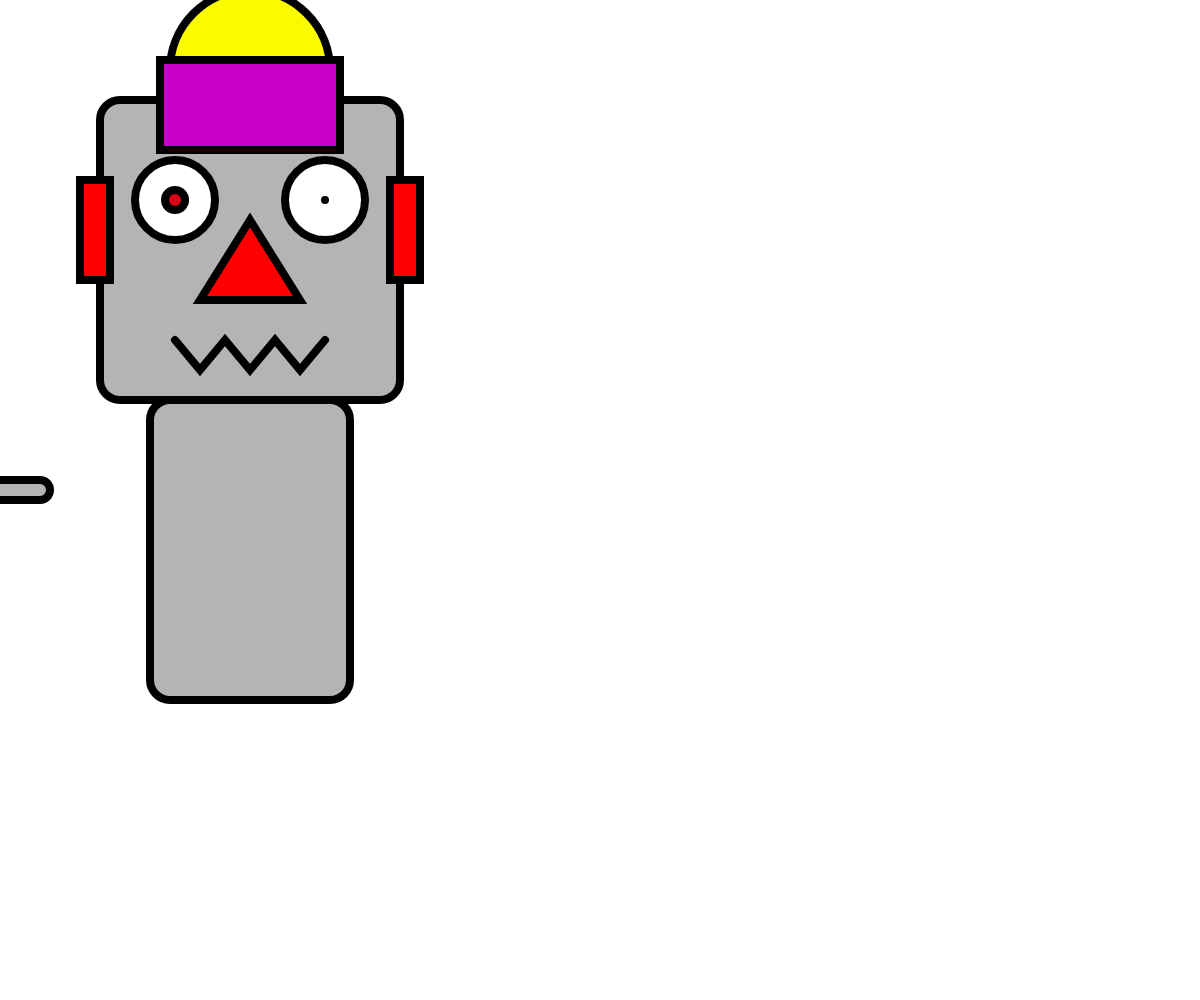
Frame 1 (no input)
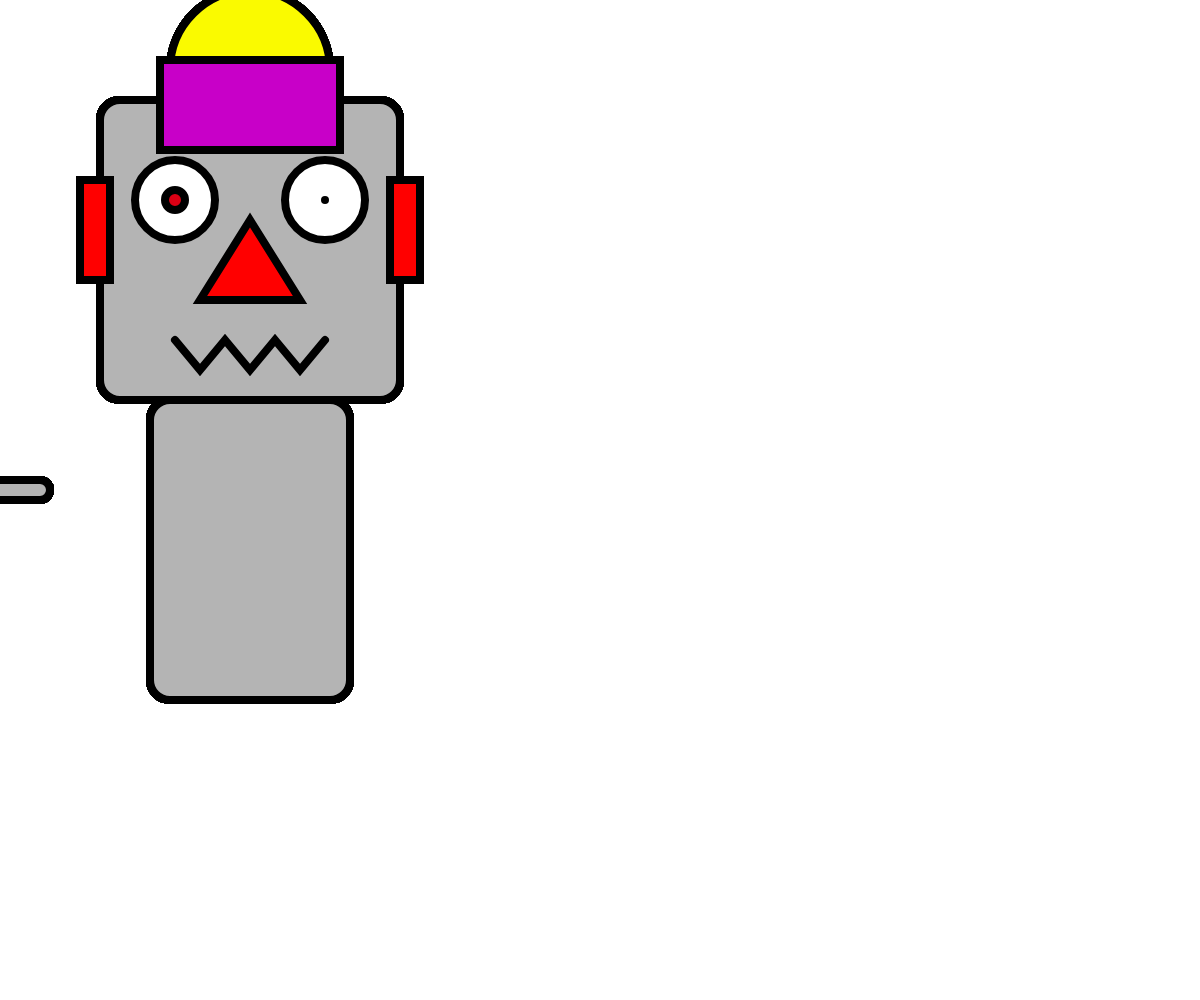
Frame 60 (no input)
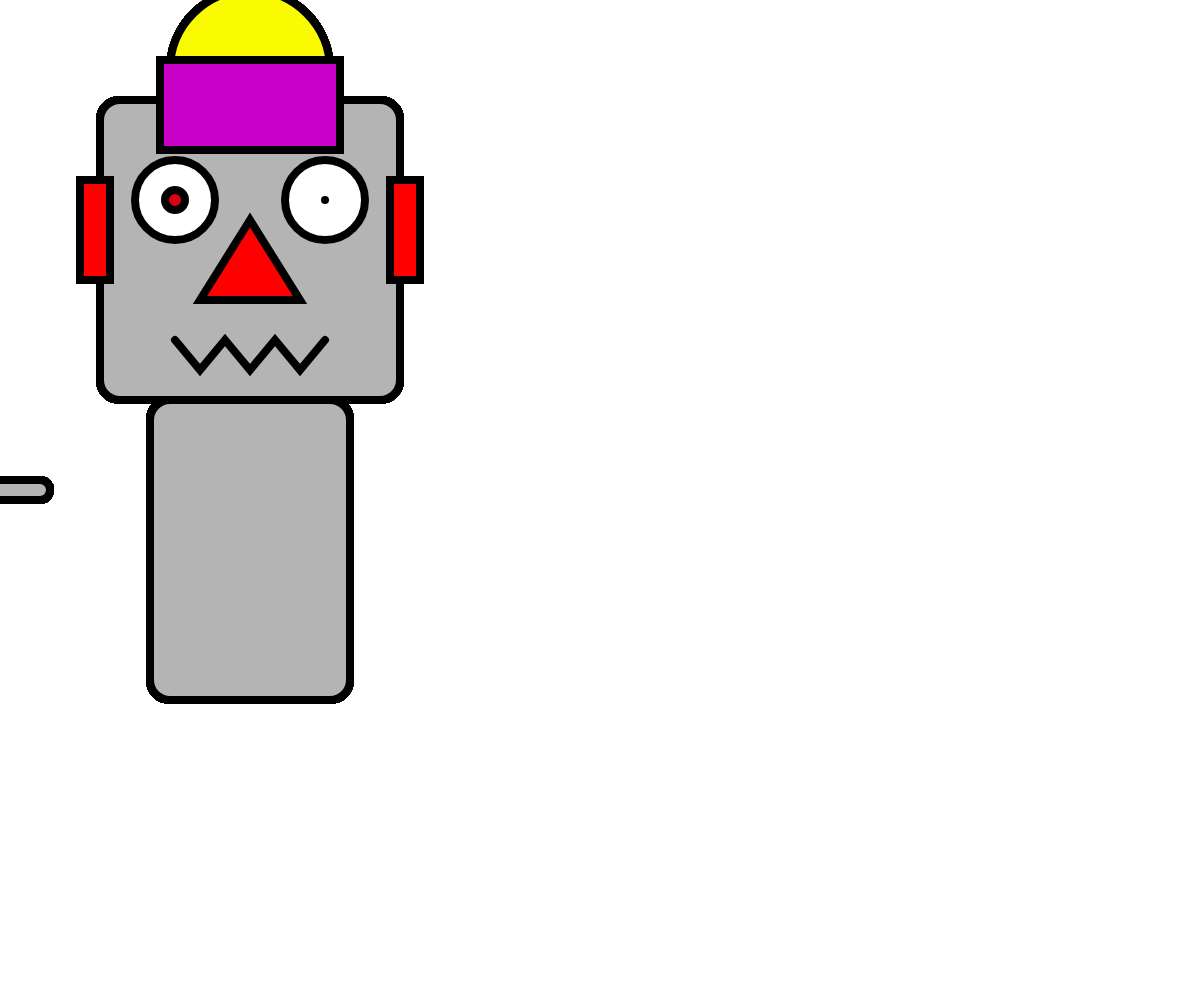
Frame 120 (the mouse pressed at the canvas centre since frame 60)

The p5.js sketch that drew these frames (run headless with seeded random() and noise() and a simulated clock; from frame 60 on, the mouse is pressed at the canvas centre):

// p5.js sketch
// ── sketch.js
function setup() {
	//create a canvas for the robot
	createCanvas(windowWidth, windowHeight);

	angleMode(RADIANS); // optional, rotate() uses radians by default
	//rectMode(CENTER);   // optional, draws rect from center
}

function draw() {
	strokeWeight(8);

	//robots head
	fill(180);
	rect(100, 100, 300, 300, 20);


	//robots antenna
	fill(250, 250, 0);
	ellipse(250, 70, 160, 160);

	fill(200, 0, 200);
	rect(160, 60, 180, 90);

	//robots eyes
	fill(255);
	ellipse(175, 200, 80, 80);
	//point(175, 200);
	fill(220, 0, 20);
	ellipse(175, 200, 20, 20);

	fill(255);
	ellipse(325, 200, 80, 80);
	point(325, 200);


	//robots nose
	fill(255, 0, 0);
	triangle(250, 220, 200, 300, 300, 300);

	//robots ears
	rect(80, 180, 30, 100);
	rect(390, 180, 30, 100);

	//robots mouth
	noFill();
	beginShape();
	vertex(175, 340);
	vertex(200, 370);
	vertex(225, 340);
	vertex(250, 370);
	vertex(275, 340);
	vertex(300, 370);
	vertex(325, 340);
	endShape();

	// robots body
	push();

	fill(180);
	rect(150, 400, 200, 300, 20);
	// robots arms

	//rectMode(CENTER);

	// Left arm
	translate(50, 500);
	rotate(PI); // or scale(-1, 1) for mirroring
	rect(0, 0, 60, 20, 10);

	// Right arm
	translate(350, 500);
	rotate(0);
	rect(0, 0, 60, 20, 10);



	/* 	rotate(radians(-40));
		rect(50, 500, 100, 30, 20);
	
		rotate(radians(40));
		rect(350, 500, 100, 30, 20);
		pop(); */
}
